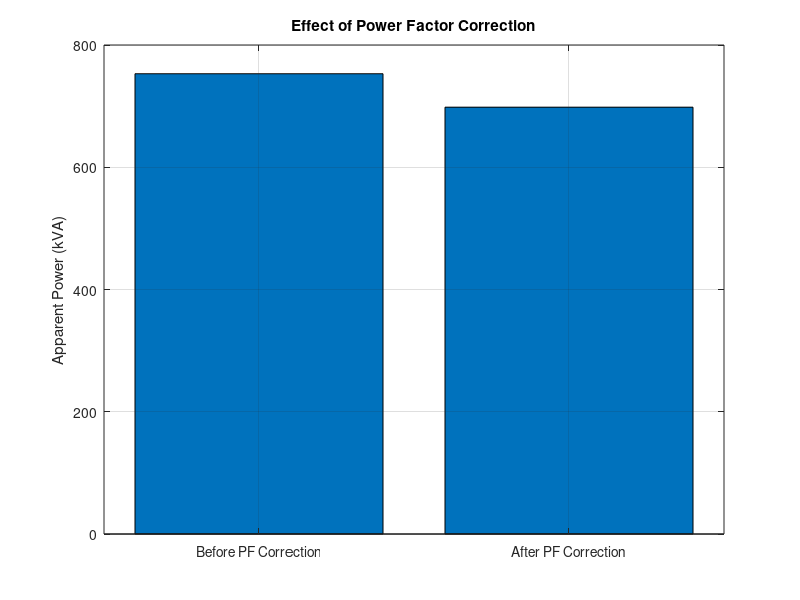
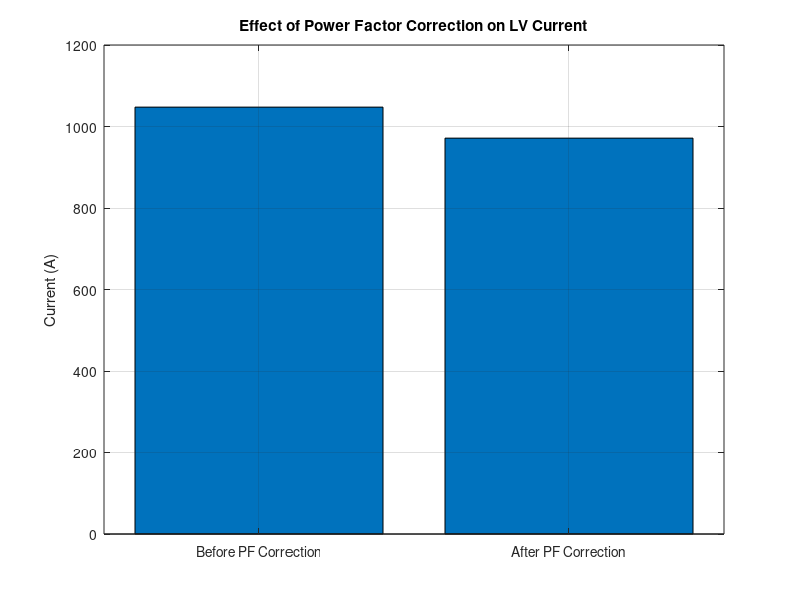
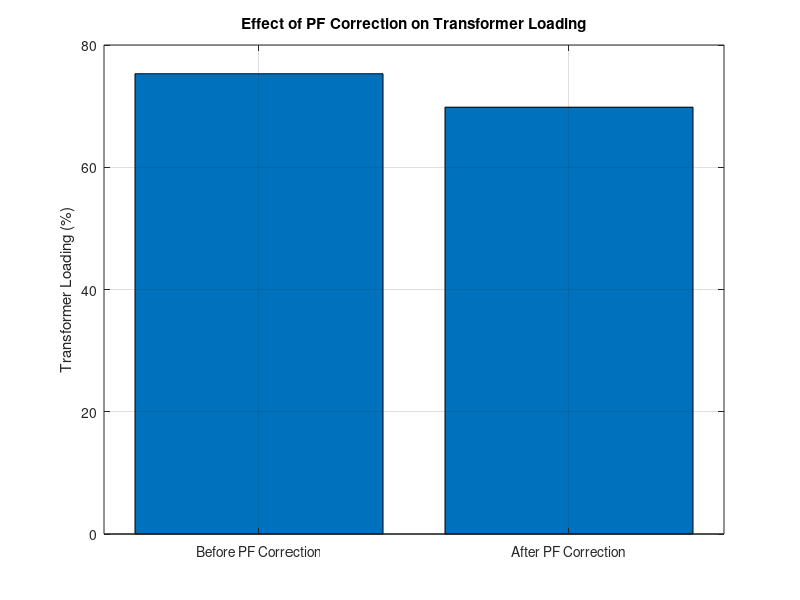

The MATLAB source for these figures, in order: (Note: this script raises an error after producing the figures.)
clc;
clear;
close all;


%% System Parameters

P_total = 650;

Q_total = 380.122;

S_original = sqrt( ...
    P_total^2 + Q_total^2);


%% Original Power Factor

PF_original = ...
    P_total / S_original;


%% Target Power Factor

PF_target = 0.95;


%% Angles

phi_initial = acos(PF_original);

phi_target = acos(PF_target);


%% Required Capacitor

Q_required = ...
    P_total * ...
    (tan(phi_initial) - ...
     tan(phi_target));


%% Selected Practical Capacitor

Q_capacitor = 125;


%% New Reactive Power

Q_new = ...
    Q_total - Q_capacitor;


%% New Apparent Power

S_new = sqrt( ...
    P_total^2 + Q_new^2);


%% New Power Factor

PF_new = ...
    P_total / S_new;


%% Current

V = 415;


I_before = ...
    S_original * 1000 / ...
    (sqrt(3) * V);


I_after = ...
    S_new * 1000 / ...
    (sqrt(3) * V);


%% Transformer Loading

transformer_rating = 1000;


loading_before = ...
    S_original / transformer_rating * 100;


loading_after = ...
    S_new / transformer_rating * 100;


%% Current Reduction

current_reduction = ...
    (I_before - I_after) ...
    / I_before * 100;


%% Display Results

fprintf('\nPower Factor Correction\n');
fprintf('-----------------------\n');

fprintf('Original PF = %.3f\n', ...
    PF_original);

fprintf('Target PF = %.3f\n', ...
    PF_target);

fprintf('Required Capacitor = %.2f kVAR\n', ...
    Q_required);

fprintf('Selected Capacitor = %.2f kVAR\n', ...
    Q_capacitor);

fprintf('New Reactive Power = %.2f kVAR\n', ...
    Q_new);

fprintf('New Apparent Power = %.2f kVA\n', ...
    S_new);

fprintf('New PF = %.3f\n', ...
    PF_new);

fprintf('Current Before = %.2f A\n', ...
    I_before);

fprintf('Current After = %.2f A\n', ...
    I_after);

fprintf('Current Reduction = %.2f %%\n', ...
    current_reduction);

fprintf('Loading Before = %.2f %%\n', ...
    loading_before);

fprintf('Loading After = %.2f %%\n', ...
    loading_after);

figure;

values = [
    S_original
    S_new
];

bar(values);

xticklabels({
    'Before PF Correction'
    'After PF Correction'
});

ylabel('Apparent Power (kVA)');

title('Effect of Power Factor Correction');

grid on;

figure;

values = [
    I_before
    I_after
];

bar(values);

xticklabels({
    'Before PF Correction'
    'After PF Correction'
});

ylabel('Current (A)');

title('Effect of Power Factor Correction on LV Current');

grid on;

figure;

values = [
    loading_before
    loading_after
];

bar(values);

xticklabels({
    'Before PF Correction'
    'After PF Correction'
});

ylabel('Transformer Loading (%)');

title('Effect of PF Correction on Transformer Loading');

grid on;

yline(100, '--');
